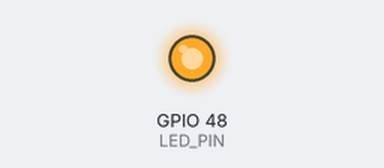
Simulated run of this program. Board: ESP32. Shown: output pins drawn as LEDs (lit = HIGH).

Above: at 0.5 s.
At 5.0 s:
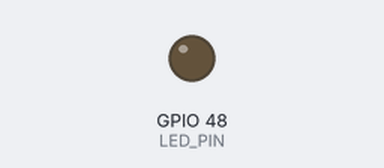
Timing chart, 0 to 6.9 s (numbered marks = the images above):
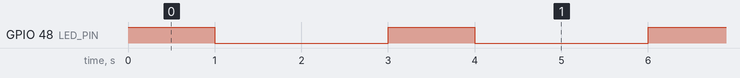

Measured:
- by itself, GPIO 48 (LED_PIN): alternates HIGH for 1.0 s and LOW for 2.0 s

The program:

main.cpp
```cpp
// LAB 2 - Exercise 1: Simple Alternating Blink
// task_led_blinky: on-board LED (GPIO 48) ON for 1 s, OFF for 2 s.
#include <Arduino.h>

#define LED_PIN     GPIO_NUM_48
#define LED_ON_MS   1000
#define LED_OFF_MS  2000

void task_led_blinky(void *pvParameters) {
  pinMode(LED_PIN, OUTPUT);
  while (1) {
    digitalWrite(LED_PIN, HIGH);              // LED ON
    vTaskDelay(pdMS_TO_TICKS(LED_ON_MS));     // keep ON for 1 s
    digitalWrite(LED_PIN, LOW);               // LED OFF
    vTaskDelay(pdMS_TO_TICKS(LED_OFF_MS));    // keep OFF for 2 s
  }
}

void setup() {
  Serial.begin(115200);
  xTaskCreate(task_led_blinky, "LED Blinky", 2048, NULL, 1, NULL);
}

void loop() {
  // Empty: all work is done in the FreeRTOS task.
}
```
